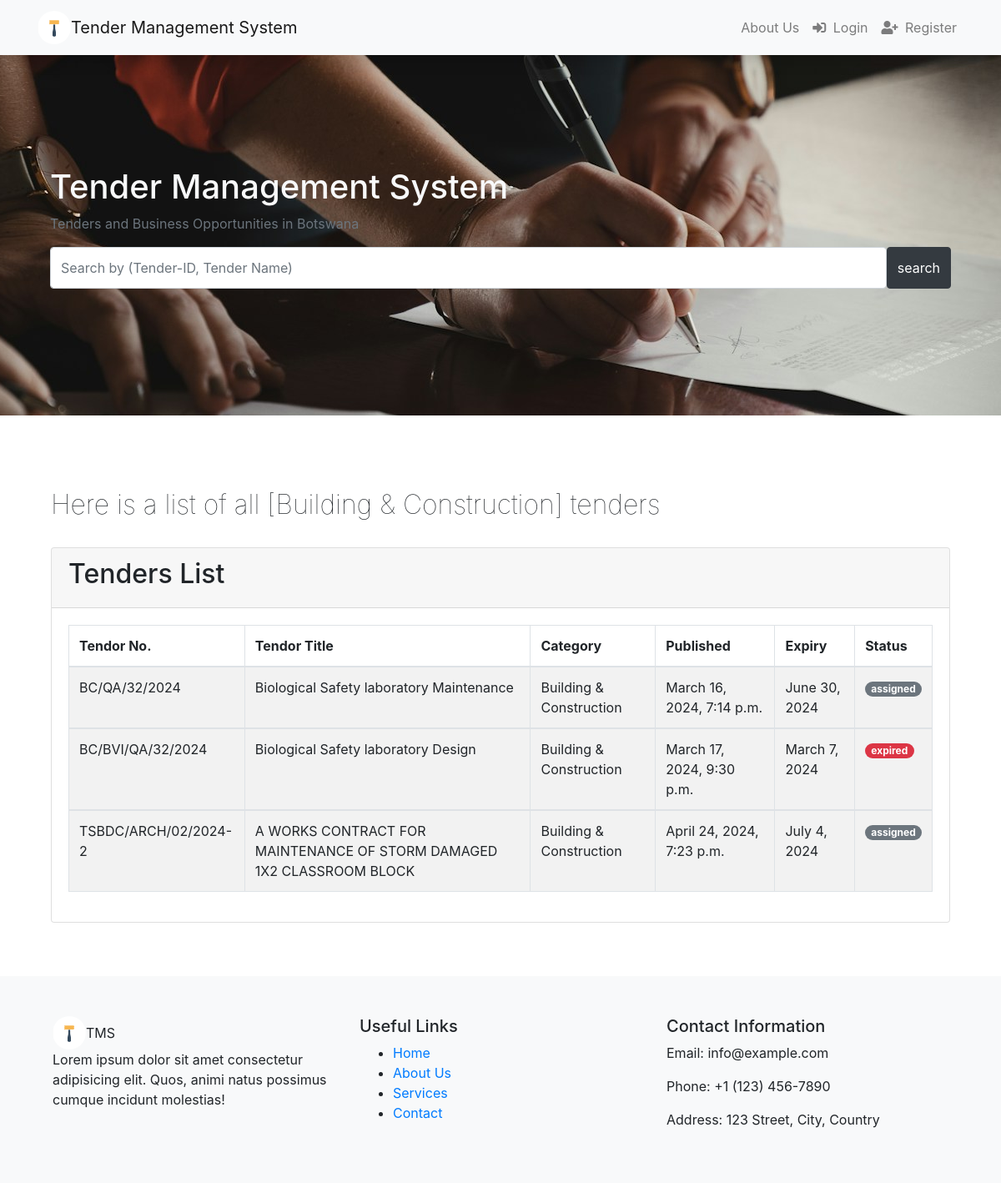
/tenders/by_category/2/, run on the app's committed database.
### tender/models.py (models this page shows, shortened)
class Category(models.Model):
    name = models.CharField(max_length=100)
    icon = models.CharField(max_length=100)

class Tender(models.Model):
    status_choices = [
        ('assigned', 'Assigned'),
        ('available', 'Available'),
        ('expired', 'Expired'),
    ]
    tender_no = models.CharField(max_length=20, unique=True)
    title = models.CharField(max_length=200)
    description = models.TextField()
    category = models.ForeignKey(Category, on_delete=models.DO_NOTHING)
    location = models.CharField(max_length=100)
    created_at = models.DateTimeField(auto_now_add=True)
    updated_at = models.DateTimeField(auto_now=True)
    status = models.CharField(max_length=20, choices=status_choices, default='available')
    document = models.FileField(upload_to='tender_documents/')
    publisher = models.ForeignKey(User, on_delete=models.PROTECT,related_name='owned_tenders')
    winner = models.ForeignKey(User, on_delete=models.PROTECT, null=True, blank=True, related_name='won_tenders')
    watchers = models.ManyToManyField(User, related_name='watchlist', blank=True)
    due_date = models.DateField()

### tender/views.py (the view)
# urls.py: path('by_category/<int:categoryID>/', views.tenders_by_category, name='tenders_by_category'),
def tenders_by_category(request, categoryID):
    category = get_object_or_404(Category, pk=categoryID)
    tenders = Tender.objects.filter(category=category)
    context = {
        'category': category,
        'CategoryTenders': tenders
    }
    return render(request, 'tenders/tenders-by-category.html', context)

### templates/tenders/tenders-by-category.html (shortened to what this page needs)
{%extends 'base.html'%} {%block content%}
{% include 'partials/search-bar.html'%}
<div class="container mt-4 p-3">
  <div class="container mt-5 mb-5 text-center">
    <div class="row">
      <div class="col-md-12 mb-4">
        <div class="title-wrap d-flex justify-content-between">
          <div class="title-box">
            <h2 class="title-a" style="font-weight: 100">
              Here is a list of all [{{category.name}}] tenders
            </h2>
          </div>
        </div>
      </div>
      <div class="container">
        <div class="card">
          <div class="card-header text-left">
            <h2>Tenders List</h2>
          </div>
          <div class="card-body">
            <table class="table table-striped table-bordered nowrap text-left">
              <thead>
                <tr>
                  <th>Tendor No.</th>
                  <th>Tendor Title</th>
                  <th>Category</th>
                  <th>Published</th>
                  <th>Expiry</th>
                  <th>Status</th>
                </tr>
              </thead>
              {% if CategoryTenders %} {%for tender in CategoryTenders%}
              <tbody>
                <td>{{tender.tender_no}}</td>
                <td>{{tender.title}}</td>
                <td>{{tender.category.name}}</td>
                <td>{{tender.created_at}}</td>
                <td>{{tender.due_date}}</td>
                {%if tender.status == 'available'%}
                <td>
                  <span class="badge badge-pill badge-success"
                    >{{tender.status}}</span
                  >
                </td>
                {%elif tender.status == 'assigned'%}
                <td>
                  <span class="badge badge-pill badge-secondary"
                    >{{tender.status}}</span
                  >
                </td>
                {%else%}
                <td>
                  <span class="badge badge-pill badge-danger"
                    >{{tender.status}}</span
                  >
                </td>
                {%endif%} {%endfor%} {% endif%}
            </table>
          </div>
        </div>
      </div>
    </div>
  </div>
</div>
{%endblock%}

### data on the page
Category: name "Building & Construction"
Tender: tender_no "BC/QA/32/2024", title "Biological Safety laboratory Maintenance", category.name "Building & Construction", created_at "March 16, 2024, 7:14 p.m.", due_date "June 30, 2024", status "assigned"
Tender: tender_no "BC/BVI/QA/32/2024", title "Biological Safety laboratory Design", category.name "Building & Construction", created_at "March 17, 2024, 9:30 p.m.", due_date "March 7, 2024", status "expired"
Tender: tender_no "TSBDC/ARCH/02/2024-2", title "A WORKS CONTRACT FOR MAINTENANCE OF STORM DAMAGED 1X2 CLASSROOM BLOCK", category.name "Building & Construction", created_at "April 24, 2024, 7:23 p.m.", due_date "July 4, 2024", status "assigned"
